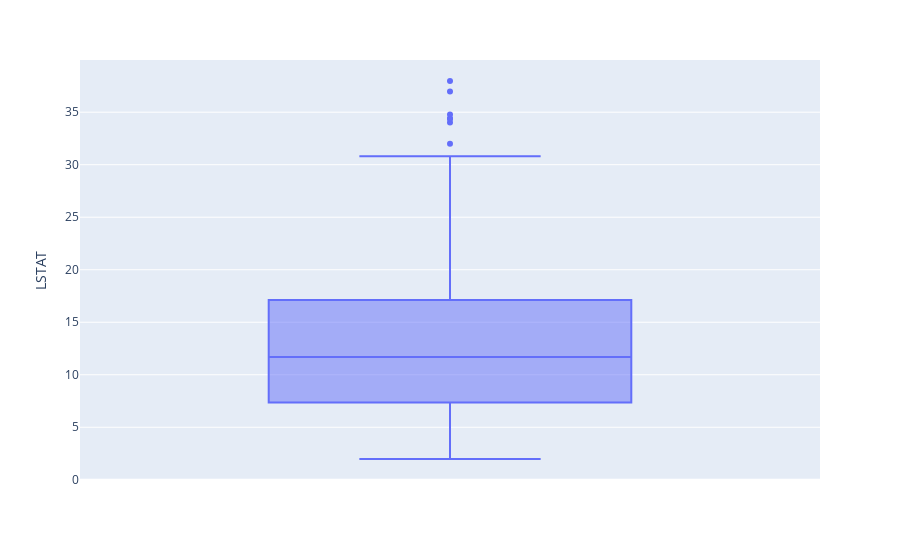

Notebook code cell kept with this figure:
### Code cell
boxplot = px.box(df, y="LSTAT")
boxplot.show()

### Figure 1 — Plotly figure (JSON) as saved in the notebook; plotly's stock layout.template omitted (floating-point values rounded to 4 significant figures; data arrays with more than 128 entries replaced by an {"elided": "..."} marker saying what was removed)
{"data": [{"alignmentgroup": "True", "hovertemplate": "LSTAT=%{y}<extra></extra>", "legendgroup": "", "marker": {"color": "#636efa"}, "name": "", "notched": false, "offsetgroup": "", "orientation": "v", "showlegend": false, "type": "box", "x0": " ", "xaxis": "x", "y": {"elided": "489 float values"}, "y0": " ", "yaxis": "y"}], "layout": {"boxmode": "group", "legend": {"tracegroupgap": 0}, "margin": {"t": 60}, "xaxis": {"anchor": "y", "domain": [0, 1]}, "yaxis": {"anchor": "x", "domain": [0, 1], "title": {"text": "LSTAT"}}}}
